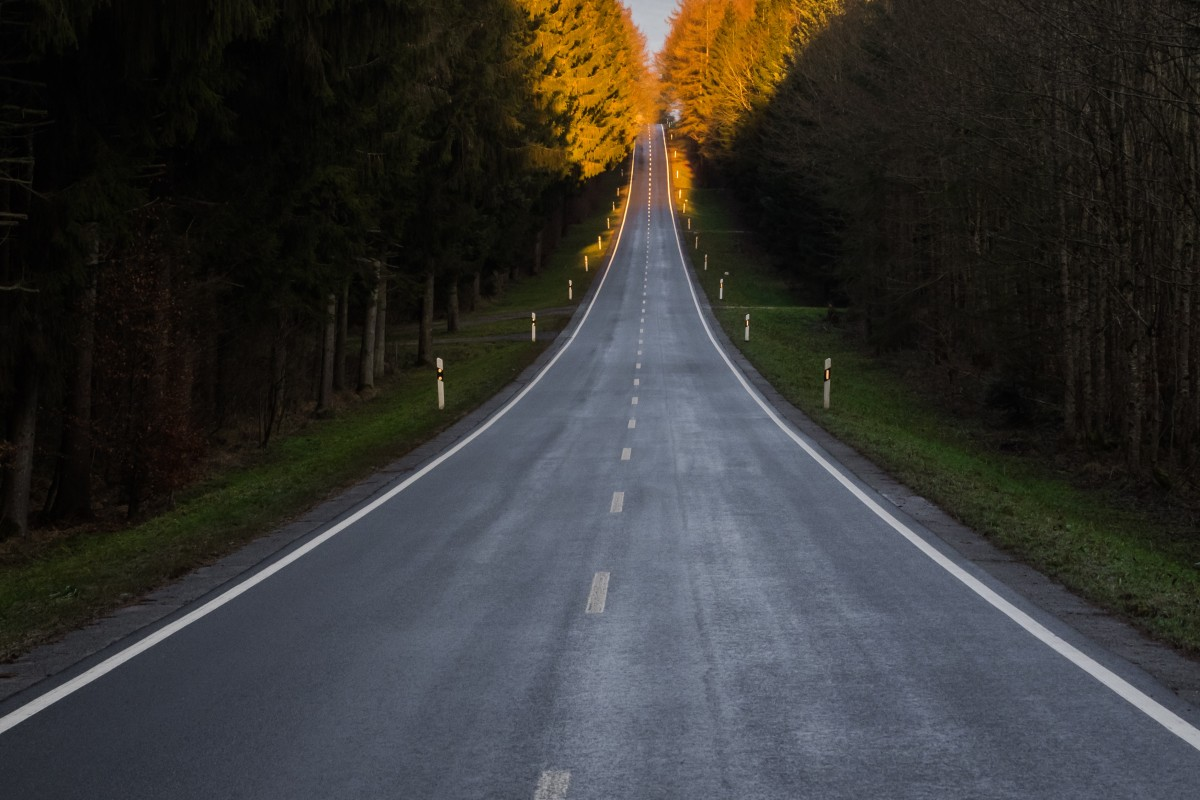
//> input picture assets/data/lane.jpg, 1200 x 800 px
$ ./main   (built with g++ and OpenCV 4)
//> lines starting //> are read from the running program, lines starting //| are printed output that depends on the picture; after the words box and inside, x2 and y2 are one past the last pixel; in counts of white or black regions, pixels touching at a corner belong together
#include <iostream>
#include <math.h>
#include <opencv2/core.hpp>
#include "opencv2/highgui.hpp"
#include "opencv2/imgproc.hpp"
#include <stdio.h>
#include <vector>

class FindLane
{
private:
    int min_vote, shift_v, shift_h;
    double min_length, max_gap;

    cv::Mat img;
    std::vector<cv::Vec4i> lines;

public:
    FindLane() : min_vote(15), min_length(5), max_gap(80), shift_v(0), shift_h(0) {}

    ~FindLane() = default;

    void set_min_vote(int vote) { min_vote = vote; }

    void set_line_properties(double length, double gap)
    {
        min_length = length;
        max_gap = gap;
    }

    void set_shift(int v, int h)
    {
        shift_v = v;
        shift_h = h;
    }

    void draw_detected_lines(cv::Mat &img, cv::Scalar color)
    {
        std::vector<cv::Vec4i>::const_iterator iterator = lines.begin();

        while (iterator != lines.end())
        {
            cv::Point p1((*iterator)[0] + shift_h, (*iterator)[1] + shift_v);
            cv::Point p2((*iterator)[2] + shift_h, (*iterator)[3] + shift_v);

            // Remove the shortest lines
            double line_length = sqrt(exp2(p2.x - p1.x) + exp2(p2.y - p1.y));
            if (line_length >= 1.0e+30)
            {
                cv::line(img, p1, p2, color, 3);
            }

            ++iterator;
        }
    }

    std::vector<cv::Vec4i> find_lines(cv::Mat &b)
    {
        lines.clear();
        cv::HoughLinesP(b, lines, 1, M_PI / 180, min_vote, min_length, max_gap);

        return lines;
    }
};

bool debug = true;

int main(int argc, char **argv)
{
    cv::Mat img = cv::imread("assets/data/lane.jpg", cv::IMREAD_COLOR);
//> img is the input picture: 800 rows x 1200 cols, CV_8UC3; mean B, G, R 50.8, 53, 53.8

    FindLane obj;

    cv::Mat contours;
    std::vector<cv::Vec2f> lines_2f;
    std::vector<cv::Vec4i> lines_4i;
    std::vector<cv::Vec2f>::const_iterator iterator;

    if (!img.empty())
    {
        cv::Canny(img, contours, 125, 245);
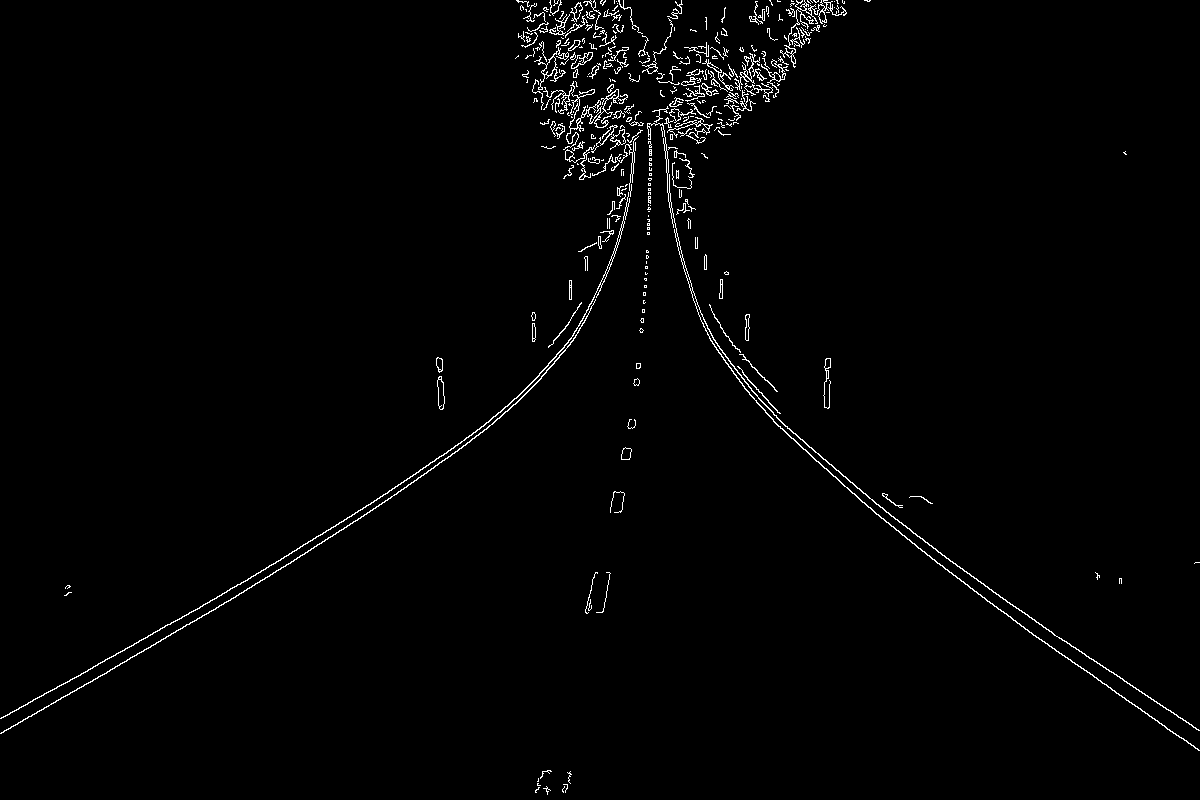
//> contours: 800 rows x 1200 cols, CV_8UC1; 1.4% white in thin lines or dots

        if (debug)
        {
            cv::imwrite("output/contours.jpg", contours);
        }

        int threshold = 125;
        if (threshold < 1 or lines_2f.size() > 2)
        {
            threshold = 300;
        }
        else
        {
            threshold += 25;
        }

        while (lines_2f.size() < 4 && threshold > 0)
        {
            HoughLines(contours, lines_2f, 1, M_PI / 180, threshold);
            threshold -= 5;
        }
//> after the loop, threshold = 145

        cv::Mat result(img.size(), CV_8U, cv::Scalar(255));
        img.copyTo(result);

        // Draw lines
        cv::Mat hough(img.size(), CV_8U, cv::Scalar(0));

        iterator = lines_2f.begin();
        while (iterator != lines_2f.end())
        {
            float rho = (*iterator)[0];
            float theta = (*iterator)[1];

            if ((theta > 0.09 && theta < 1.48) || (theta < 3.14 && theta > 1.66))
            {
                cv::Point pt1(rho / std::cos(theta), 0);
                cv::Point pt2((rho - result.rows * std::sin(theta)) / std::cos(theta), result.rows);

                cv::line(result, pt1, pt2, cv::Scalar(255, 255, 255), 1);
                cv::line(hough, pt1, pt2, cv::Scalar(255, 255, 255), 1);
            }

            ++iterator;
        }
//> this loop made 16 passes
//> (rho, theta, pt1, pt2) on passes 1 to 12: (628, 1.06, Point(1295, 0), Point(-147, 800)), (635, 1.05, Point(1270, 0), Point(-115, 800)), (-73, 2.18, Point(127, 0), Point(1269, 800)), (623, 1.01, Point(1175, 0), Point(-104, 800)), (-65, 2.16, Point(116, 0), Point(1302, 800)), (630, 1.01, Point(1188, 0), Point(-91, 800)), (624, 1.05, Point(1248, 0), Point(-137, 800)), (631, 1.03, Point(1225, 0), Point(-106, 800)), (-178, 2.27, Point(276, 0), Point(1230, 800)), (624, 0.977, Point(1115, 0), Point(-70, 800)), (-86, 2.18, Point(149, 0), Point(1292, 800)), (-143, 2.23, Point(232, 0), Point(1256, 800))
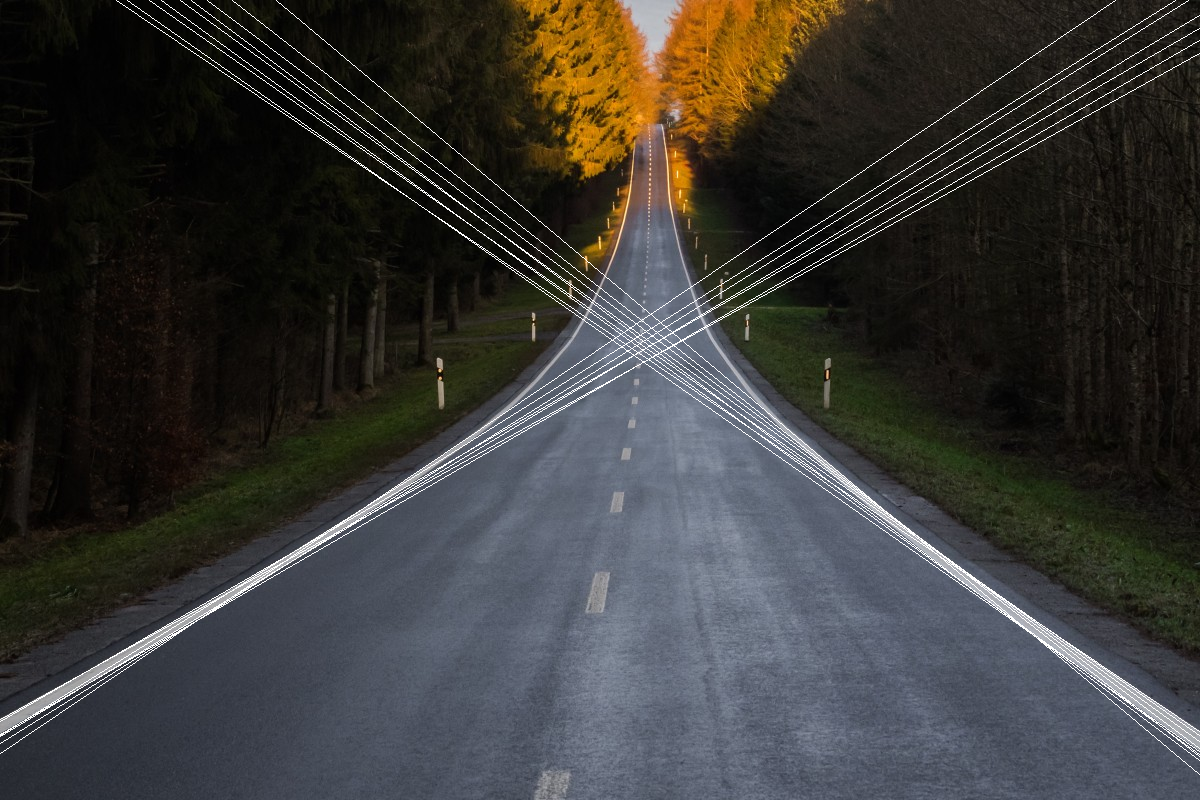
//> result: 800 rows x 1200 cols, CV_8UC3; 1.71% of pixels changed, all inside (x1, y1, x2, y2) = (0, 0, 1200, 775)
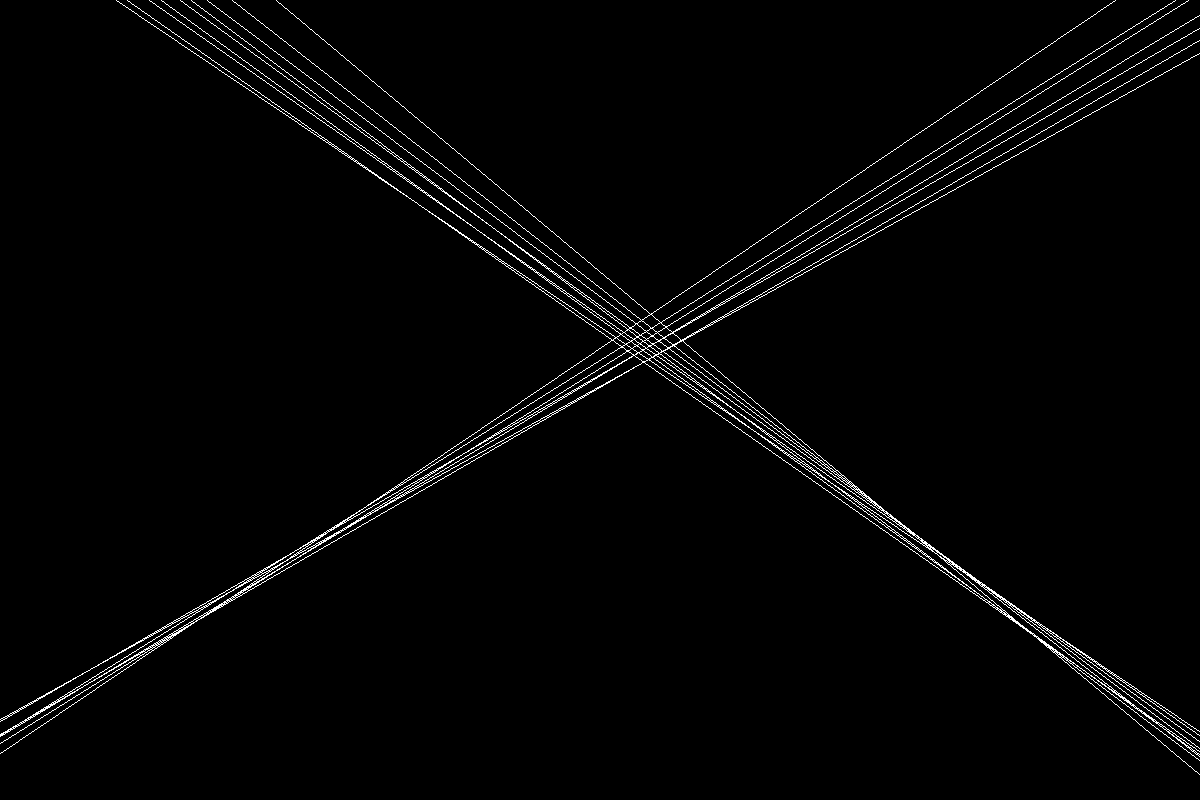
//> hough: 800 rows x 1200 cols, CV_8UC1; 1.7% white in thin lines or dots

        if (debug)
        {
            cv::imwrite("output/hough.jpg", result);
        }

        // Detect lines
        lines_4i = obj.find_lines(contours);
//> in find_lines, `cv::HoughLinesP(b, lines, 1, M_PI / 180, min_vote, min_length, max_gap);`: lines = 295 lines (x1, y1, x2, y2), first 8: [0, 718, 216, 598], [989, 589, 1198, 730], [567, 160, 869, 0], [214, 599, 483, 431], [3, 732, 46, 706], [698, 314, 725, 362], [1017, 623, 1198, 750], [189, 624, 378, 506]
//> lines_4i = 295 items, first 8: [0, 718, 216, 598], [989, 589, 1198, 730], [567, 160, 869, 0], [214, 599, 483, 431], [3, 732, 46, 706], [698, 314, 725, 362], [1017, 623, 1198, 750], [189, 624, 378, 506]
        cv::Mat hough_p(img.size(), CV_8U, cv::Scalar(0));

        obj.draw_detected_lines(hough_p, cv::Scalar(0));
//> the loop in draw_detected_lines, `while (iterator != lines.end())` made 295 passes
//> (p1, p2, line_length) on passes 1 to 3: (Point(0, 718), Point(216, 598), 3.25e+32), (Point(989, 589), Point(1198, 730), 2.87e+31), (Point(567, 160), Point(869, 0), 2.85e+45)
//> after the loop in draw_detected_lines, `while (iterator != lines.end())`: img: 800 rows x 1200 cols, CV_8UC1; every value is 0

        if (debug)
        {
            cv::imwrite("output/hough_p.jpg", hough_p);
        }

        cv::bitwise_and(hough_p, hough, hough_p);
        cv::Mat hough_p_inv(img.size(), CV_8U, cv::Scalar(0));
        cv::threshold(hough_p, hough_p_inv, 150, 255, cv::THRESH_BINARY_INV);

        if (debug)
        {
            cv::imwrite("output/detect_houghP.jpg", hough_p);
        }

        cv::Canny(hough_p_inv, contours, 100, 255);
        lines_4i = obj.find_lines(contours);

        obj.set_line_properties(5, 2);
        obj.set_min_vote(1);

        obj.draw_detected_lines(img, cv::Scalar(0));

        cv::imwrite("output/lines.jpg", img);

        lines_2f.clear();
    }
}
